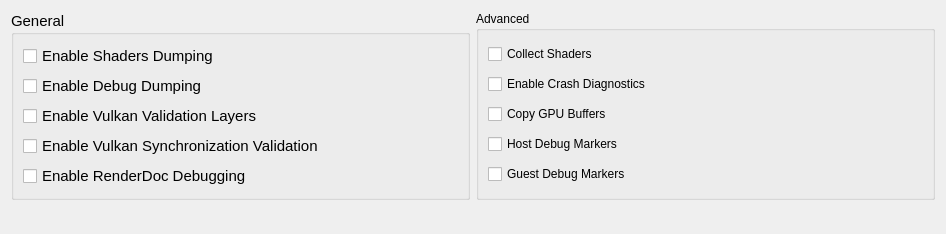
      <widget class="QWidget" name="debugTabContents">
       <property name="geometry">
        <rect>
         <x>0</x>
         <y>0</y>
         <width>946</width>
         <height>234</height>
        </rect>
       </property>
       <property name="sizePolicy">
        <sizepolicy hsizetype="Preferred" vsizetype="Maximum">
         <horstretch>0</horstretch>
         <verstretch>0</verstretch>
        </sizepolicy>
       </property>
       <layout class="QVBoxLayout" name="debugTabVLayout" stretch="0">
        <item>
         <layout class="QVBoxLayout" name="debugVLayout">
          <item>
           <layout class="QHBoxLayout" name="debugHLayout">
            <item>
             <widget class="QGroupBox" name="debugTabGroupBox">
              <property name="enabled">
               <bool>true</bool>
              </property>
              <property name="sizePolicy">
               <sizepolicy hsizetype="Preferred" vsizetype="Preferred">
                <horstretch>0</horstretch>
                <verstretch>0</verstretch>
               </sizepolicy>
              </property>
              <property name="font">
               <font>
                <pointsize>11</pointsize>
                <bold>false</bold>
                <stylestrategy>PreferDefault</stylestrategy>
               </font>
              </property>
              <property name="title">
               <string>General</string>
              </property>
              <property name="alignment">
               <set>Qt::AlignmentFlag::AlignLeading|Qt::AlignmentFlag::AlignLeft|Qt::AlignmentFlag::AlignTop</set>
              </property>
              <layout class="QVBoxLayout" name="debugTabLayout">
               <item>
                <widget class="QCheckBox" name="dumpShadersCheckBox">
                 <property name="text">
                  <string>Enable Shaders Dumping</string>
                 </property>
                </widget>
               </item>
               <item>
                <widget class="QCheckBox" name="debugDump">
                 <property name="text">
                  <string>Enable Debug Dumping</string>
                 </property>
                </widget>
               </item>
               <item>
                <widget class="QCheckBox" name="vkValidationCheckBox">
                 <property name="text">
                  <string>Enable Vulkan Validation Layers</string>
                 </property>
                </widget>
               </item>
               <item>
                <widget class="QCheckBox" name="vkSyncValidationCheckBox">
                 <property name="text">
                  <string>Enable Vulkan Synchronization Validation</string>
                 </property>
                </widget>
               </item>
               <item>
                <widget class="QCheckBox" name="rdocCheckBox">
                 <property name="text">
                  <string>Enable RenderDoc Debugging</string>
                 </property>
                </widget>
               </item>
              </layout>
             </widget>
            </item>
            <item>
             <widget class="QGroupBox" name="advancedGroupBox">
              <property name="sizePolicy">
               <sizepolicy hsizetype="Preferred" vsizetype="Preferred">
                <horstretch>0</horstretch>
                <verstretch>0</verstretch>
               </sizepolicy>
              </property>
              <property name="layoutDirection">
               <enum>Qt::LayoutDirection::LeftToRight</enum>
              </property>
              <property name="autoFillBackground">
               <bool>false</bool>
              </property>
              <property name="title">
               <string>Advanced</string>
              </property>
              <property name="alignment">
               <set>Qt::AlignmentFlag::AlignLeading|Qt::AlignmentFlag::AlignLeft|Qt::AlignmentFlag::AlignTop</set>
              </property>
              <layout class="QVBoxLayout" name="advancedLayout">
               <property name="spacing">
                <number>6</number>
               </property>
               <property name="leftMargin">
                <number>9</number>
               </property>
               <item>
                <widget class="QCheckBox" name="collectShaderCheckBox">
                 <property name="text">
                  <string>Collect Shaders</string>
                 </property>
                </widget>
               </item>
               <item>
                <widget class="QCheckBox" name="crashDiagnosticsCheckBox">
                 <property name="text">
                  <string>Enable Crash Diagnostics</string>
                 </property>
                </widget>
               </item>
               <item>
                <widget class="QCheckBox" name="copyGPUBuffersCheckBox">
                 <property name="text">
                  <string>Copy GPU Buffers</string>
                 </property>
                </widget>
               </item>
               <item>
                <widget class="QCheckBox" name="hostMarkersCheckBox">
                 <property name="text">
                  <string>Host Debug Markers</string>
                 </property>
                </widget>
               </item>
               <item>
                <widget class="QCheckBox" name="guestMarkersCheckBox">
                 <property name="text">
                  <string>Guest Debug Markers</string>
                 </property>
                </widget>
               </item>
              </layout>
             </widget>
            </item>
           </layout>
          </item>
          <item>
           <spacer name="verticalSpacer_10">
            <property name="orientation">
             <enum>Qt::Orientation::Vertical</enum>
            </property>
            <property name="sizeHint" stdset="0">
             <size>
              <width>20</width>
              <height>5</height>
             </size>
            </property>
           </spacer>
          </item>
         </layout>
        </item>
       </layout>
      </widget>
